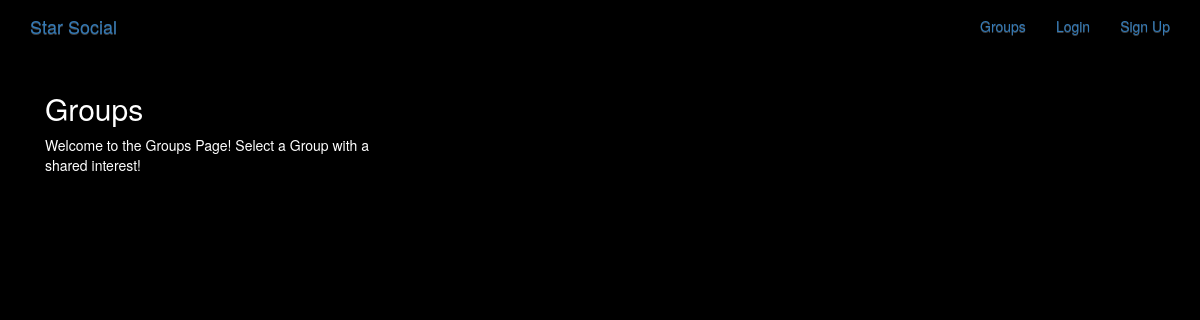
The page /groups/ on the database as committed earlier.
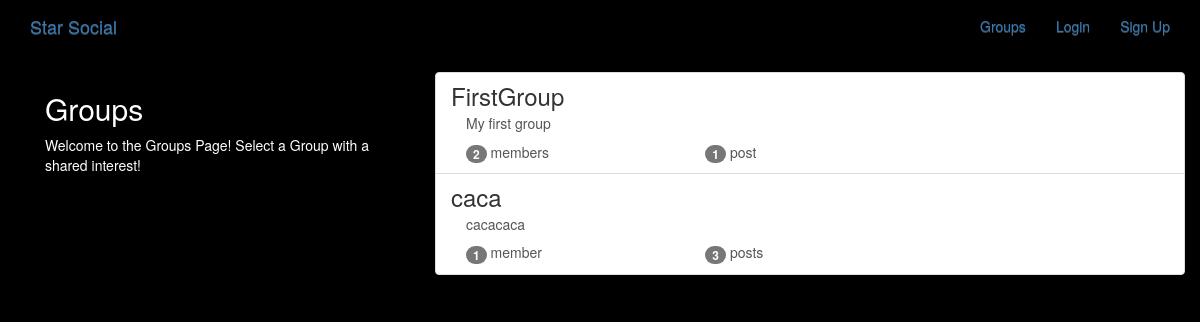
The same page on the database as committed later.
### groups/models.py (models this page shows, shortened)
class Group(models.Model):
    name = models.CharField(max_length=256, unique=True)
    slug = models.SlugField(allow_unicode=True, unique=True)
    description = models.TextField(blank=False, default='')
    description_html = models.TextField(editable=False,default='', blank=True)
    members = models.ManyToManyField(User, through='GroupMember')
    class Meta:
        ordering = ['name']

### groups/views.py (the view)
# urls.py: path('', views.ListGroups.as_view(), name='all'),
class ListGroups(generic.ListView):
    model = Group

### groups/templates/groups/group_list.html (shortened to what this page needs)
{% extends "groups/group_base.html" %}
{% block pregroup %}
<div class="col-md-4">
	<div class="content">
			<h2>Groups</h2>
			<p>Welcome to the Groups Page! Select a Group with a shared interest!</p>
	</div>
</div>
{% endblock %}
{% block group_content %}
<div class="col-md-8">
	<div class="list-group">
		{% for group in object_list %}
		  <a class="list-group-item" href="{% url 'groups:single' slug=group.slug %}">
			     <h3 class="title list-group-item-heading">{{ group.name }}</h3>
			<div class="list-group-item-text container-fluid">
				{{ group.description_html|safe }}
				<div class="row">
					<div class="col-md-4">
						<span class="badge">{{ group.members.count }}</span> member{{ group.members.count|pluralize }}
					</div>
					<div class="col-md-4">
						<span class="badge">{{ group.posts.count }}</span> post{{ group.posts.count|pluralize }}
					</div>
				</div>
			</div>
		</a>
		{% endfor %}
	</div>
</div>
{% endblock %}

### groups/templates/groups/group_base.html (shortened to what this page needs)
{% extends "base.html" %}
{% block content %}
<div class="container">
  <div class="row">
    {% block pregroup %}{% endblock %}
    {% block group_content %}{% endblock %}
  </div>
</div>
{% endblock %}

### templates/base.html (shortened to what this page needs)
<!DOCTYPE html>
{% load static %}
<html lang="en">
<head>
    <link rel="stylesheet" href="https://maxcdn.bootstrapcdn.com/bootstrap/3.3.7/css/bootstrap.min.css"
>
    <link rel="stylesheet" href="https://maxcdn.bootstrapcdn.com/bootstrap/3.3.7/css/bootstrap-theme.min.css"
>
    <link rel="stylesheet" href="{% static 'simplesocial/css/master.css' %}">
</head>
<body>
<nav class="navbar mynav" role="navigation" id="navbar">
    <div class="container">
        <a class="navbar-brand mynav" href="{% url 'home' %}">Star Social</a>
        <ul class="nav navbar-nav navbar-right">
            {% if user.is_authenticated %}
                <li><a href="{% url 'posts:create' %}">Post</a></li>
                <li><a href="{% url 'groups:all' %}">Groups</a></li>
                <li><a href="{% url 'groups:create'%}">Create Group</a></li>
                <li><a href="{% url 'accounts:logout' %}">Logout</a></li>
            {% else %}
                <li><a href="{% url 'groups:all' %}">Groups</a></li>
                <li><a href="{% url 'accounts:login' %}">Login</a></li>
                <li><a href="{% url 'accounts:signup' %}">Sign Up</a></li>
            {% endif %}
        </ul>
    </div>
</nav>
<div class="container mycontent">
    {% block content %}
    {% endblock %}
</div>
</body>
</html>

### static/simplesocial/css/master.css (style rules this page uses)
body { margin: 0; overflow: hidden; background-color: black; color:white; }

Rows that differ between the two databases and show on the page:
added Group: name "FirstGroup", description_html "My first group", members.count "2", posts.count "1"
added Group: name "caca", description_html "cacacaca", members.count "1", posts.count "3"
